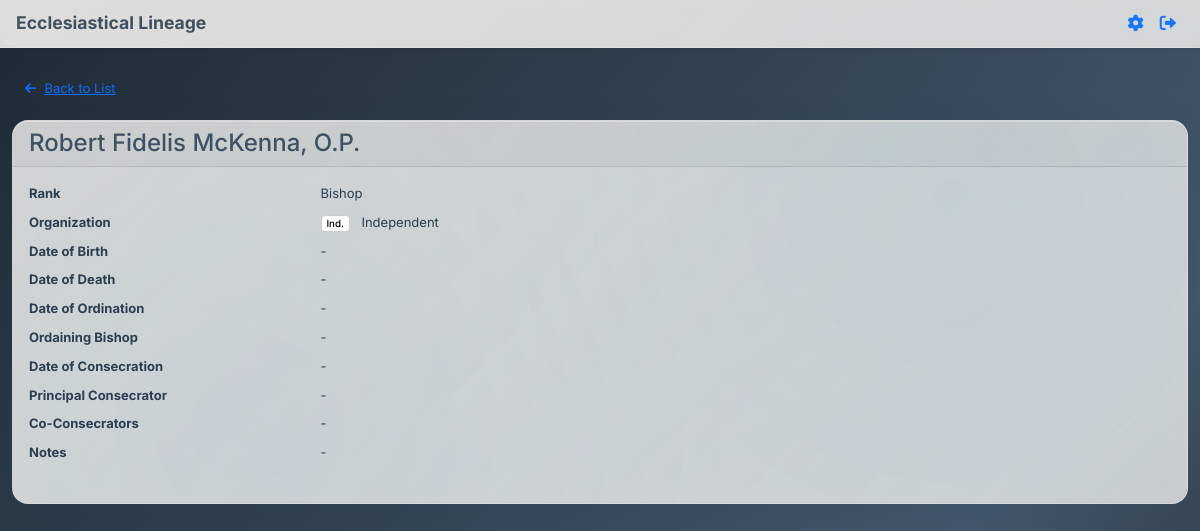
The app's page /clergy/16 (signed in), older data.
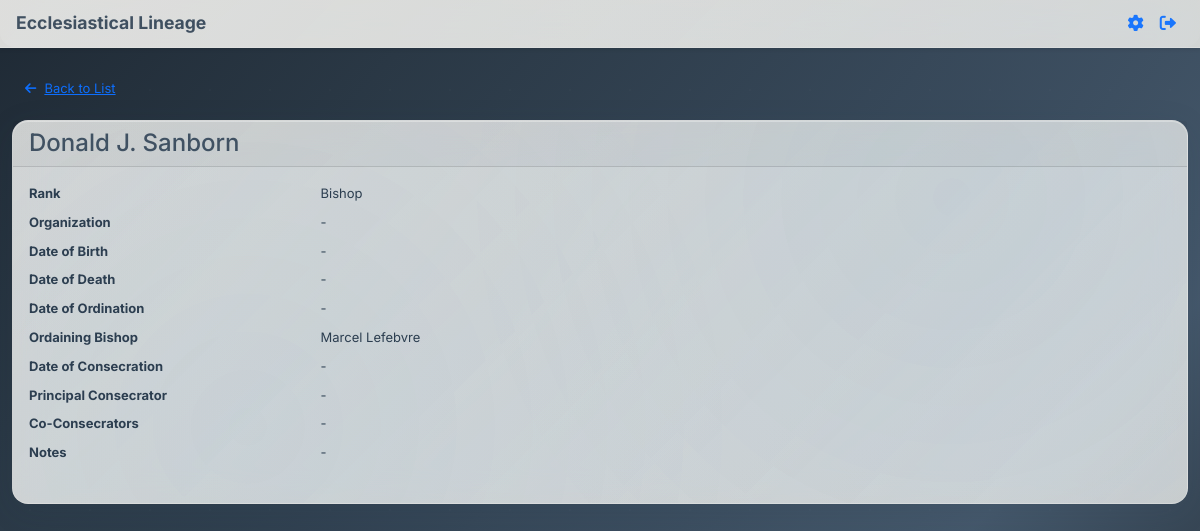
The same page, newer data.
### app.py (models this page shows, shortened)
class Clergy(db.Model):
    id = db.Column(db.Integer, primary_key=True)
    name = db.Column(db.String(200), nullable=False)
    rank = db.Column(db.String(100), nullable=False)
    organization = db.Column(db.String(200))
    date_of_birth = db.Column(db.Date)
    date_of_ordination = db.Column(db.Date)
    ordaining_bishop_id = db.Column(db.Integer, db.ForeignKey('clergy.id'))
    date_of_consecration = db.Column(db.Date)
    consecrator_id = db.Column(db.Integer, db.ForeignKey('clergy.id'))
    co_consecrators = db.Column(db.Text)  # JSON array of clergy IDs
    date_of_death = db.Column(db.Date)
    notes = db.Column(db.Text)
    ordaining_bishop = db.relationship('Clergy', foreign_keys=[ordaining_bishop_id], remote_side=[id])
    consecrator = db.relationship('Clergy', foreign_keys=[consecrator_id], remote_side=[id])
    def get_co_consecrators(self):
        if self.co_consecrators:
            return json.loads(self.co_consecrators)
        return []

class Organization(db.Model):
    id = db.Column(db.Integer, primary_key=True)
    name = db.Column(db.String(200), unique=True, nullable=False)
    abbreviation = db.Column(db.String(20), unique=True)  # Short code for the organization
    description = db.Column(db.Text)
    color = db.Column(db.String(7), nullable=False, default="#27ae60")
    created_at = db.Column(db.DateTime, default=datetime.utcnow)

### app.py (the view)
@app.route('/clergy/<int:clergy_id>')
def view_clergy(clergy_id):
    if 'user_id' not in session:
        flash('Please log in to view clergy records.', 'error')
        return redirect(url_for('login'))
    clergy = Clergy.query.get_or_404(clergy_id)
    organizations = Organization.query.all()
    org_abbreviation_map = {org.name: org.abbreviation for org in organizations}
    org_color_map = {org.name: org.color for org in organizations}
    return render_template('view_clergy.html',
                         clergy=clergy,
                         org_abbreviation_map=org_abbreviation_map,
                         org_color_map=org_color_map)

### app.py (called while the page is built)
def getContrastColor(hexColor):
    if not hexColor or not hexColor.startswith('#'):
        return 'black'
    hex = hexColor.replace('#', '')
    if len(hex) != 6:
        return 'black'
    try:
        r = int(hex[0:2], 16)
        g = int(hex[2:4], 16)
        b = int(hex[4:6], 16)
        luminance = (0.299 * r + 0.587 * g + 0.114 * b) / 255
        return 'white' if luminance <= 0.5 else 'black'
    except (ValueError, IndexError):
        return 'black'

def getBorderStyle(hexColor):
    if not hexColor or not hexColor.startswith('#'):
        return ''
    hex = hexColor.replace('#', '')
    if len(hex) != 6:
        return ''
    try:
        r = int(hex[0:2], 16)
        g = int(hex[2:4], 16)
        b = int(hex[4:6], 16)
        luminance = (0.299 * r + 0.587 * g + 0.114 * b) / 255
        if luminance > 0.8:
            return '; border: 1px solid #ccc'
        return ''
    except (ValueError, IndexError):
        return ''

### templates/view_clergy.html (shortened to what this page needs)
{% extends "base.html" %}
{% block full_content %}
<div class="container mt-4">
    <a href="{{ url_for('clergy_list') }}" class="btn btn-link mb-3"><i class="fas fa-arrow-left me-2"></i>Back to List</a>
    <div class="card">
        <div class="card-header">
            <h2 class="h4 mb-0">{{ clergy.name }}</h2>
        </div>
        <div class="card-body">
            <dl class="row">
                <dt class="col-sm-3">Rank</dt>
                <dd class="col-sm-9">{{ clergy.rank }}</dd>
                <dt class="col-sm-3">Organization</dt>
                <dd class="col-sm-9">
                    {% if clergy.organization %}
                        {% if org_abbreviation_map.get(clergy.organization) %}
                            <span class="badge me-2" style="background-color: {{ org_color_map.get(clergy.organization, '#27ae60') }}; color: {{ 'white' if getContrastColor(org_color_map.get(clergy.organization, '#27ae60')) == 'white' else 'black' }}; {{ getBorderStyle(org_color_map.get(clergy.organization, '#27ae60')) }}">
                                {{ org_abbreviation_map.get(clergy.organization) }}
                            </span>
                            {{ clergy.organization }}
                        {% else %}
                            {{ clergy.organization }}
                        {% endif %}
                    {% else %}
                        -
                    {% endif %}
                </dd>
                <dt class="col-sm-3">Date of Birth</dt>
                <dd class="col-sm-9">{{ clergy.date_of_birth.strftime('%Y-%m-%d') if clergy.date_of_birth else '-' }}</dd>
                <dt class="col-sm-3">Date of Death</dt>
                <dd class="col-sm-9">{{ clergy.date_of_death.strftime('%Y-%m-%d') if clergy.date_of_death else '-' }}</dd>
                <dt class="col-sm-3">Date of Ordination</dt>
                <dd class="col-sm-9">{{ clergy.date_of_ordination.strftime('%Y-%m-%d') if clergy.date_of_ordination else '-' }}</dd>
                <dt class="col-sm-3">Ordaining Bishop</dt>
                <dd class="col-sm-9">{{ clergy.ordaining_bishop.name if clergy.ordaining_bishop else '-' }}</dd>
                <dt class="col-sm-3">Date of Consecration</dt>
                <dd class="col-sm-9">{{ clergy.date_of_consecration.strftime('%Y-%m-%d') if clergy.date_of_consecration else '-' }}</dd>
                <dt class="col-sm-3">Principal Consecrator</dt>
                <dd class="col-sm-9">{{ clergy.consecrator.name if clergy.consecrator else '-' }}</dd>
                <dt class="col-sm-3">Co-Consecrators</dt>
                <dd class="col-sm-9">
                    {% set co_ids = clergy.get_co_consecrators() %}
                    {% if co_ids %}
                        <ul class="mb-0">
                        {% for cid in co_ids %}
                            {% set co = (clergy.query.get(cid)) %}
                            <li>{{ co.name if co else 'Unknown' }}</li>
                        {% endfor %}
                        </ul>
                    {% else %}-{% endif %}
                </dd>
                <dt class="col-sm-3">Notes</dt>
                <dd class="col-sm-9">{{ clergy.notes or '-' }}</dd>
            </dl>
        </div>
    </div>
</div>
{% endblock %}

### templates/base.html (shortened to what this page needs)
<!DOCTYPE html>
<html lang="en">
<head>
    <link href="https://cdn.jsdelivr.net/npm/bootstrap@5.1.3/dist/css/bootstrap.min.css" rel="stylesheet">
    <link href="https://cdnjs.cloudflare.com/ajax/libs/font-awesome/6.0.0/css/all.min.css" rel="stylesheet">
    <link href="{{ url_for('static', filename='css/main.css') }}" rel="stylesheet">
</head>
<body>
    {% include 'navbar.html' %}
    {% block full_content %}{% endblock %}
</body>
</html>

### templates/navbar.html (shortened to what this page needs)
<nav class="navbar navbar-expand-lg navbar-light bg-light shadow-sm" style="position:fixed; top:0; left:0; width:100vw; z-index:1050; height:48px; min-height:48px;">
  <div class="container-fluid px-3">
    <a class="navbar-brand py-0" href="/" style="font-size:1.1rem;">Ecclesiastical Lineage</a>
    <div class="d-flex align-items-center ms-auto">
      {% if session.get('is_admin') %}
        <a class="nav-link px-2" href="{{ url_for('settings') }}" title="Settings">
        </a>
      {% endif %}
      {% if session.get('user_id') %}
        <a class="nav-link px-2" href="#" title="Logout" hx-get="{{ url_for('logout') }}" hx-target="body" hx-push-url="true">
        </a>
      {% else %}
        <a class="nav-link px-2" href="{{ url_for('login') }}" title="Login">
          <i class="fas fa-sign-in-alt fa-lg"></i>
        </a>
      {% endif %}
    </div>
  </div>
</nav>
<div style="height:48px;"></div>

### static/css/main.css (style rules this page uses)
:root { --fluid-min-width: 320; --fluid-max-width: 1240; --fluid-min-size: 13; --fluid-max-size: 16; --fluid-min-ratio: 1.2; --fluid-max-ratio: 1.25; --fluid-screen: 100vw; --fluid-bp: calc( (var(--fluid-screen) - var(--fluid-min-width) / 16 * 1rem) / (var(--fluid-max-width) - var(--fluid-min-width)) ); }
@media screen and (min-width: 320px) { :root { --fluid-screen: calc(var(--fluid-min-width) * 1px); } }
:root { --fluid-0: calc( ((var(--fluid-min-size) / 16) * 1rem) + (var(--fluid-max-size) - var(--fluid-min-size)) * var(--fluid-bp) ); --fluid-1: calc( ((var(--fluid-min-size) / 16) * 1rem) + (var(--fluid-max-size) - var(--fluid-min-size)) * var(--fluid-bp) * var(--fluid-min-ratio) ); --fluid-2: calc( ((var(--fluid-min-size) / 16) * 1rem) + (var(--fluid-max-size) - var(--fluid-min-size)) * var(--fluid-bp) * var(--fluid-min-ratio) * var(--fluid-min-ratio) ); --fluid-3: calc( ((var(--fluid-min-size) / 16) * 1rem) + (var(--fluid-max-size) - var(--fluid-min-size)) * var(--fluid-bp) * var(--fluid-min-ratio) * var(--fluid-min-ratio) * var(--fluid-min-ratio) ); --fluid-4: calc( ((var(--fluid-min-size) / 16) * 1rem) + (var(--fluid-max-size) - var(--fluid-min-size)) * var(--fluid-bp) * var(--fluid-min-ratio) * var(--fluid-min-ratio) * var(--fluid-min-ratio) * var(--fluid-min-ratio) ); --fluid-5: calc( ((var(--fluid-min-size) / 16) * 1rem) + (var(--fluid-max-size) - var(--fluid-min-size)) * var(--fluid-bp) * var(--fluid-min-ratio) * var(--fluid-min-ratio) * var(--fluid-min-ratio) * var(--fluid-min-ratio) * var(--fluid-min-ratio) ); }
body { background: linear-gradient(135deg, rgba(26, 37, 48, 0.98) 0%, rgba(34, 49, 63, 0.95) 25%, rgba(44, 62, 80, 0.92) 50%, rgba(52, 73, 94, 0.90) 75%, rgba(26, 37, 48, 0.95) 100%), radial-gradient(circle at 20% 80%, rgba(44, 62, 80, 0.4) 0%, transparent 50%), radial-gradient(circle at 80% 20%, rgba(52, 73, 94, 0.35) 0%, transparent 50%), radial-gradient(circle at 40% 40%, rgba(26, 37, 48, 0.3) 0%, transparent 70%); background-attachment: fixed; min-height: 100vh; font-family: 'Inter', 'Segoe UI', Tahoma, Geneva, Verdana, sans-serif; color: #2c3e50; font-size: var(--fluid-0); line-height: 1.6; position: relative; }
body::before { content: ''; position: fixed; top: 0; left: 0; width: 100%; height: 100%; pointer-events: none; z-index: -1; }
h1, h2, h3, h4, h5, h6 { color: #f5f6fa !important; font-weight: 600; line-height: 1.2; margin-bottom: 0.5em; }
h2 { font-size: var(--fluid-4); }
.card h1, .card h2, .card h3, .card h4, .card h5, .card h6, .table th { color: #2c3e50 !important; }
.container { max-width: 1200px; }
.navbar { background: linear-gradient(135deg, rgba(252, 250, 245, 0.85) 0%, rgba(248, 246, 240, 0.80) 100%) !important; backdrop-filter: blur(20px) saturate(180%); -webkit-backdrop-filter: blur(20px) saturate(180%); border-bottom: 1px solid rgba(255, 255, 255, 0.2); box-shadow: 0 8px 32px rgba(44, 62, 80, 0.1), inset 0 1px 0 rgba(255, 255, 255, 0.3); position: relative; }
.navbar::before { content: ''; position: absolute; top: 0; left: 0; right: 0; bottom: 0; background: linear-gradient(135deg, rgba(255, 255, 255, 0.1) 0%, rgba(255, 255, 255, 0.05) 100%); pointer-events: none; border-radius: 0 0 15px 15px; }
.navbar-brand { color: #2c3e50 !important; font-weight: 700; font-size: var(--fluid-2); }
.card { border: 1px solid rgba(255, 255, 255, 0.2); border-radius: 16px; box-shadow: 0 8px 32px rgba(44, 62, 80, 0.12), inset 0 1px 0 rgba(255, 255, 255, 0.4); background: linear-gradient(135deg, rgba(252, 250, 245, 0.80) 0%, rgba(248, 246, 240, 0.75) 100%); backdrop-filter: blur(16px) saturate(180%); -webkit-backdrop-filter: blur(16px) saturate(180%); position: relative; transition: all 0.3s ease; }
.card::before { content: ''; position: absolute; top: 0; left: 0; right: 0; bottom: 0; background: linear-gradient(135deg, rgba(255, 255, 255, 0.1) 0%, rgba(255, 255, 255, 0.05) 100%), radial-gradient(circle at 20% 80%, rgba(52, 152, 219, 0.05) 0%, transparent 50%), radial-gradient(circle at 80% 20%, rgba(41, 128, 185, 0.05) 0%, transparent 50%); border-radius: 16px; pointer-events: none; }
.card-body { position: relative; z-index: 1; font-size: var(--fluid-0); }
.card-header { font-size: var(--fluid-1); }
.btn { font-size: var(--fluid-0); line-height: 1.4; }

Row changes from the older to the newer data that the page shows:
changed Clergy "Bishop": name "Robert Fidelis McKenna, O.P." → "Donald J. Sanborn"; get "Ind." → (not shown); organization "Independent" → (not shown)
now on this page (row edited): Clergy: ordaining_bishop "Marcel Lefebvre"
Text that changed along with them:
{{ clergy.ordaining_bishop.name if clergy.ordaining_bishop else '-' }}: "-" → (not shown)
